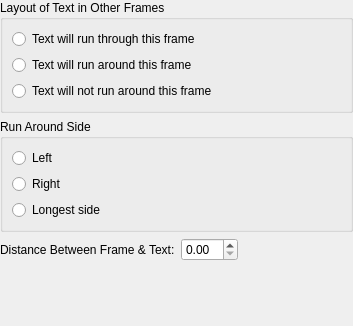
<ui version="4.0" >
 <class>KWFrameRunaroundProperties</class>
 <widget class="QWidget" name="KWFrameRunaroundProperties" >
  <property name="geometry" >
   <rect>
    <x>0</x>
    <y>0</y>
    <width>353</width>
    <height>326</height>
   </rect>
  </property>
  <property name="windowTitle" >
   <string/>
  </property>
  <layout class="QVBoxLayout" >
   <property name="margin" >
    <number>0</number>
   </property>
   <property name="spacing" >
    <number>6</number>
   </property>
   <item>
    <widget class="QGroupBox" name="groupBox_3" >
     <property name="title" >
      <string>Layout of Text in Other Frames</string>
     </property>
     <layout class="QVBoxLayout" >
      <property name="margin" >
       <number>9</number>
      </property>
      <property name="spacing" >
       <number>6</number>
      </property>
      <item>
       <widget class="QRadioButton" name="runThrough" >
        <property name="text" >
         <string>Text will run through this frame</string>
        </property>
       </widget>
      </item>
      <item>
       <widget class="QRadioButton" name="runAround" >
        <property name="text" >
         <string>Text will run around this frame</string>
        </property>
       </widget>
      </item>
      <item>
       <widget class="QRadioButton" name="noRunaround" >
        <property name="text" >
         <string>Text will not run around this frame</string>
        </property>
       </widget>
      </item>
     </layout>
    </widget>
   </item>
   <item>
    <widget class="QGroupBox" name="groupBox_4" >
     <property name="title" >
      <string>Run Around Side</string>
     </property>
     <layout class="QVBoxLayout" >
      <property name="margin" >
       <number>9</number>
      </property>
      <property name="spacing" >
       <number>6</number>
      </property>
      <item>
       <widget class="QRadioButton" name="left" >
        <property name="text" >
         <string>Left</string>
        </property>
       </widget>
      </item>
      <item>
       <widget class="QRadioButton" name="right" >
        <property name="text" >
         <string>Right</string>
        </property>
       </widget>
      </item>
      <item>
       <widget class="QRadioButton" name="longest" >
        <property name="text" >
         <string>Longest side</string>
        </property>
       </widget>
      </item>
     </layout>
    </widget>
   </item>
   <item>
    <layout class="QHBoxLayout" >
     <property name="margin" >
      <number>0</number>
     </property>
     <property name="spacing" >
      <number>6</number>
     </property>
     <item>
      <widget class="QLabel" name="label_5" >
       <property name="text" >
        <string>Distance Between Frame &amp;&amp; Text:</string>
       </property>
       <property name="buddy" >
        <cstring>distance</cstring>
       </property>
      </widget>
     </item>
     <item>
      <widget class="KoUnitDoubleSpinBox" name="distance" />
     </item>
     <item>
      <spacer>
       <property name="orientation" >
        <enum>Qt::Horizontal</enum>
       </property>
       <property name="sizeHint" >
        <size>
         <width>20</width>
         <height>20</height>
        </size>
       </property>
      </spacer>
     </item>
    </layout>
   </item>
   <item>
    <spacer>
     <property name="orientation" >
      <enum>Qt::Vertical</enum>
     </property>
     <property name="sizeHint" >
      <size>
       <width>20</width>
       <height>16</height>
      </size>
     </property>
    </spacer>
   </item>
  </layout>
 </widget>
 <customwidgets>
  <customwidget>
   <class>KoUnitDoubleSpinBox</class>
   <extends>QDoubleSpinBox</extends>
   <header>KoUnitWidgets.h</header>
  </customwidget>
 </customwidgets>
 <resources/>
 <connections/>
</ui>
